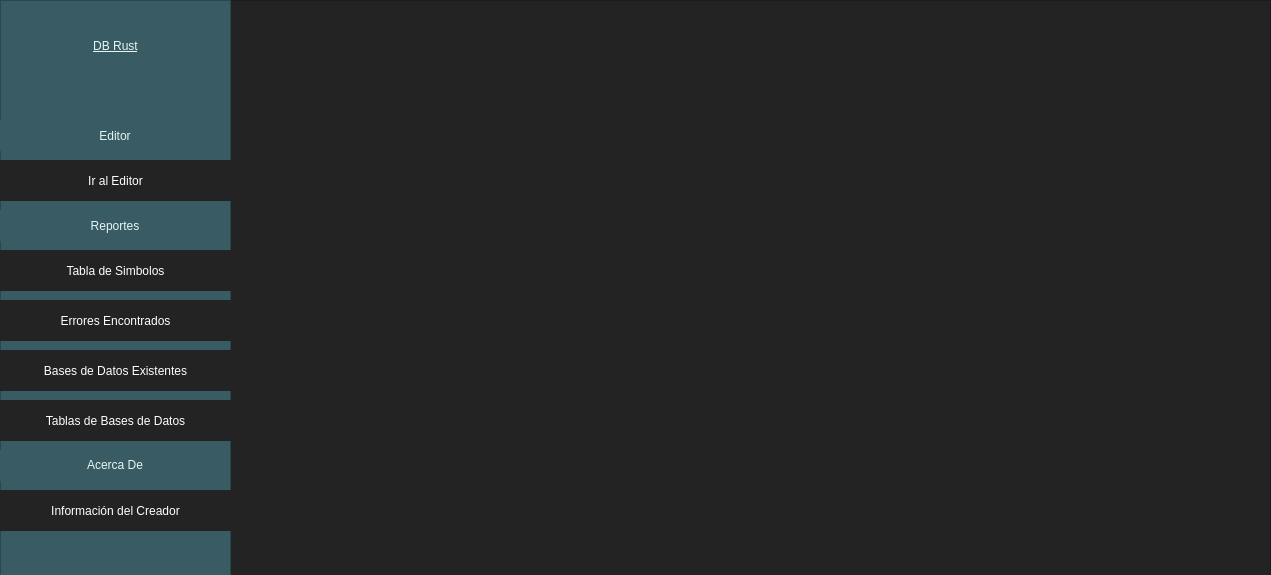
<?xml version="1.0" encoding="UTF-8"?>
<ui version="4.0">
 <class>Ventana</class>
 <widget class="QMainWindow" name="Ventana">
  <property name="geometry">
   <rect>
    <x>0</x>
    <y>0</y>
    <width>1271</width>
    <height>575</height>
   </rect>
  </property>
  <property name="windowTitle">
   <string>DB Rust</string>
  </property>
  <widget class="QWidget" name="centralwidget">
   <widget class="QFrame" name="Contenido">
    <property name="geometry">
     <rect>
      <x>0</x>
      <y>0</y>
      <width>1271</width>
      <height>581</height>
     </rect>
    </property>
    <property name="styleSheet">
     <string notr="true">background-color: rgb(35, 35, 35);</string>
    </property>
    <property name="frameShape">
     <enum>QFrame::StyledPanel</enum>
    </property>
    <property name="frameShadow">
     <enum>QFrame::Raised</enum>
    </property>
    <widget class="QFrame" name="Menu">
     <property name="geometry">
      <rect>
       <x>0</x>
       <y>0</y>
       <width>231</width>
       <height>581</height>
      </rect>
     </property>
     <property name="styleSheet">
      <string notr="true">background-color: rgb(57, 91, 100);</string>
     </property>
     <property name="frameShape">
      <enum>QFrame::StyledPanel</enum>
     </property>
     <property name="frameShadow">
      <enum>QFrame::Raised</enum>
     </property>
     <widget class="QLabel" name="label">
      <property name="geometry">
       <rect>
        <x>20</x>
        <y>20</y>
        <width>191</width>
        <height>51</height>
       </rect>
      </property>
      <property name="sizePolicy">
       <sizepolicy hsizetype="Preferred" vsizetype="Preferred">
        <horstretch>0</horstretch>
        <verstretch>0</verstretch>
       </sizepolicy>
      </property>
      <property name="styleSheet">
       <string notr="true">color: rgb(231, 246, 242);
font: italic 32pt &quot;Sitka Display&quot;;
text-decoration: underline;
</string>
      </property>
      <property name="text">
       <string>DB Rust</string>
      </property>
      <property name="textFormat">
       <enum>Qt::AutoText</enum>
      </property>
      <property name="scaledContents">
       <bool>false</bool>
      </property>
      <property name="alignment">
       <set>Qt::AlignCenter</set>
      </property>
     </widget>
     <widget class="QLabel" name="label_2">
      <property name="geometry">
       <rect>
        <x>0</x>
        <y>120</y>
        <width>230</width>
        <height>31</height>
       </rect>
      </property>
      <property name="sizePolicy">
       <sizepolicy hsizetype="Preferred" vsizetype="Preferred">
        <horstretch>0</horstretch>
        <verstretch>0</verstretch>
       </sizepolicy>
      </property>
      <property name="styleSheet">
       <string notr="true">color: rgb(231, 246, 242);
font: 18pt &quot;Sitka Display&quot;;
</string>
      </property>
      <property name="text">
       <string>Editor</string>
      </property>
      <property name="textFormat">
       <enum>Qt::AutoText</enum>
      </property>
      <property name="scaledContents">
       <bool>false</bool>
      </property>
      <property name="alignment">
       <set>Qt::AlignCenter</set>
      </property>
     </widget>
     <widget class="QPushButton" name="BEditor">
      <property name="geometry">
       <rect>
        <x>0</x>
        <y>160</y>
        <width>231</width>
        <height>41</height>
       </rect>
      </property>
      <property name="styleSheet">
       <string notr="true">QPushButton {
	color: rgb(255, 255, 255);
	background-color: rgb(35, 35, 35);
	border: 0px solid;
}
QPushButton:hover {
	background-color: rgb(57, 91, 100);
}</string>
      </property>
      <property name="text">
       <string>Ir al Editor</string>
      </property>
     </widget>
     <widget class="QLabel" name="label_3">
      <property name="geometry">
       <rect>
        <x>0</x>
        <y>210</y>
        <width>230</width>
        <height>31</height>
       </rect>
      </property>
      <property name="sizePolicy">
       <sizepolicy hsizetype="Preferred" vsizetype="Preferred">
        <horstretch>0</horstretch>
        <verstretch>0</verstretch>
       </sizepolicy>
      </property>
      <property name="styleSheet">
       <string notr="true">color: rgb(231, 246, 242);
font: 18pt &quot;Sitka Display&quot;;
</string>
      </property>
      <property name="text">
       <string>Reportes</string>
      </property>
      <property name="textFormat">
       <enum>Qt::AutoText</enum>
      </property>
      <property name="scaledContents">
       <bool>false</bool>
      </property>
      <property name="alignment">
       <set>Qt::AlignCenter</set>
      </property>
     </widget>
     <widget class="QPushButton" name="BSimbolos">
      <property name="geometry">
       <rect>
        <x>0</x>
        <y>250</y>
        <width>231</width>
        <height>41</height>
       </rect>
      </property>
      <property name="styleSheet">
       <string notr="true">QPushButton {
	color: rgb(255, 255, 255);
	background-color: rgb(35, 35, 35);
	border: 0px solid;
}
QPushButton:hover {
	background-color: rgb(57, 91, 100);
}</string>
      </property>
      <property name="text">
       <string>Tabla de Simbolos</string>
      </property>
     </widget>
     <widget class="QPushButton" name="BErrores">
      <property name="geometry">
       <rect>
        <x>0</x>
        <y>300</y>
        <width>231</width>
        <height>41</height>
       </rect>
      </property>
      <property name="styleSheet">
       <string notr="true">QPushButton {
	color: rgb(255, 255, 255);
	background-color: rgb(35, 35, 35);
	border: 0px solid;
}
QPushButton:hover {
	background-color: rgb(57, 91, 100);
}</string>
      </property>
      <property name="text">
       <string>Errores Encontrados</string>
      </property>
     </widget>
     <widget class="QPushButton" name="BBases">
      <property name="geometry">
       <rect>
        <x>0</x>
        <y>350</y>
        <width>231</width>
        <height>41</height>
       </rect>
      </property>
      <property name="styleSheet">
       <string notr="true">QPushButton {
	color: rgb(255, 255, 255);
	background-color: rgb(35, 35, 35);
	border: 0px solid;
}
QPushButton:hover {
	background-color: rgb(57, 91, 100);
}</string>
      </property>
      <property name="text">
       <string>Bases de Datos Existentes</string>
      </property>
     </widget>
     <widget class="QPushButton" name="BTablas">
      <property name="geometry">
       <rect>
        <x>0</x>
        <y>400</y>
        <width>231</width>
        <height>41</height>
       </rect>
      </property>
      <property name="styleSheet">
       <string notr="true">QPushButton {
	color: rgb(255, 255, 255);
	background-color: rgb(35, 35, 35);
	border: 0px solid;
}
QPushButton:hover {
	background-color: rgb(57, 91, 100);
}</string>
      </property>
      <property name="text">
       <string>Tablas de Bases de Datos</string>
      </property>
     </widget>
     <widget class="QLabel" name="label_4">
      <property name="geometry">
       <rect>
        <x>0</x>
        <y>450</y>
        <width>230</width>
        <height>31</height>
       </rect>
      </property>
      <property name="sizePolicy">
       <sizepolicy hsizetype="Preferred" vsizetype="Preferred">
        <horstretch>0</horstretch>
        <verstretch>0</verstretch>
       </sizepolicy>
      </property>
      <property name="styleSheet">
       <string notr="true">color: rgb(231, 246, 242);
font: 18pt &quot;Sitka Display&quot;;
</string>
      </property>
      <property name="text">
       <string>&lt;html&gt;&lt;head/&gt;&lt;body&gt;&lt;p&gt;Acerca De&lt;/p&gt;&lt;/body&gt;&lt;/html&gt;</string>
      </property>
      <property name="textFormat">
       <enum>Qt::AutoText</enum>
      </property>
      <property name="scaledContents">
       <bool>false</bool>
      </property>
      <property name="alignment">
       <set>Qt::AlignCenter</set>
      </property>
     </widget>
     <widget class="QPushButton" name="BInfo">
      <property name="geometry">
       <rect>
        <x>0</x>
        <y>490</y>
        <width>231</width>
        <height>41</height>
       </rect>
      </property>
      <property name="styleSheet">
       <string notr="true">QPushButton {
	color: rgb(255, 255, 255);
	background-color: rgb(35, 35, 35);
	border: 0px solid;
}
QPushButton:hover {
	background-color: rgb(57, 91, 100);
}</string>
      </property>
      <property name="text">
       <string>Información del Creador</string>
      </property>
     </widget>
    </widget>
    <widget class="QStackedWidget" name="Vistas">
     <property name="geometry">
      <rect>
       <x>250</x>
       <y>20</y>
       <width>1001</width>
       <height>531</height>
      </rect>
     </property>
     <widget class="QWidget" name="Editor"/>
     <widget class="QWidget" name="Simbolos">
      <widget class="QLabel" name="label_17">
       <property name="geometry">
        <rect>
         <x>0</x>
         <y>0</y>
         <width>481</width>
         <height>51</height>
        </rect>
       </property>
       <property name="sizePolicy">
        <sizepolicy hsizetype="Preferred" vsizetype="Preferred">
         <horstretch>0</horstretch>
         <verstretch>0</verstretch>
        </sizepolicy>
       </property>
       <property name="styleSheet">
        <string notr="true">color: rgb(231, 246, 242);
font: italic 32pt &quot;Sitka Display&quot;;
text-decoration: underline;
</string>
       </property>
       <property name="text">
        <string>Tabla de Simbolos</string>
       </property>
       <property name="textFormat">
        <enum>Qt::AutoText</enum>
       </property>
       <property name="scaledContents">
        <bool>false</bool>
       </property>
       <property name="alignment">
        <set>Qt::AlignCenter</set>
       </property>
      </widget>
      <widget class="QTableWidget" name="TSimbolos">
       <property name="geometry">
        <rect>
         <x>20</x>
         <y>70</y>
         <width>971</width>
         <height>451</height>
        </rect>
       </property>
       <property name="sizePolicy">
        <sizepolicy hsizetype="Fixed" vsizetype="Expanding">
         <horstretch>0</horstretch>
         <verstretch>0</verstretch>
        </sizepolicy>
       </property>
       <property name="styleSheet">
        <string notr="true">QHeaderView::section {
	background-color: rgb(57, 91, 100);
	color: rgb(231, 246, 242);
	font: 14pt &quot;Sitka Display&quot;;
}

QTableWidget::item {
	color: rgb(231, 246, 242);
	font: 14pt &quot;Sitka Display&quot;;
}


</string>
       </property>
       <property name="frameShape">
        <enum>QFrame::StyledPanel</enum>
       </property>
       <property name="textElideMode">
        <enum>Qt::ElideRight</enum>
       </property>
       <property name="columnCount">
        <number>6</number>
       </property>
       <attribute name="horizontalHeaderCascadingSectionResizes">
        <bool>false</bool>
       </attribute>
       <attribute name="horizontalHeaderDefaultSectionSize">
        <number>162</number>
       </attribute>
       <attribute name="verticalHeaderVisible">
        <bool>false</bool>
       </attribute>
       <row>
        <property name="text">
         <string>1</string>
        </property>
       </row>
       <column>
        <property name="text">
         <string>ID</string>
        </property>
       </column>
       <column>
        <property name="text">
         <string>Tipo Simbolo</string>
        </property>
       </column>
       <column>
        <property name="text">
         <string>Tipo Dato</string>
        </property>
       </column>
       <column>
        <property name="text">
         <string>Ambito</string>
        </property>
       </column>
       <column>
        <property name="text">
         <string>FIla</string>
        </property>
       </column>
       <column>
        <property name="text">
         <string>Columna</string>
        </property>
       </column>
      </widget>
     </widget>
     <widget class="QWidget" name="Errores">
      <widget class="QLabel" name="label_16">
       <property name="geometry">
        <rect>
         <x>-10</x>
         <y>0</y>
         <width>481</width>
         <height>51</height>
        </rect>
       </property>
       <property name="sizePolicy">
        <sizepolicy hsizetype="Preferred" vsizetype="Preferred">
         <horstretch>0</horstretch>
         <verstretch>0</verstretch>
        </sizepolicy>
       </property>
       <property name="styleSheet">
        <string notr="true">color: rgb(231, 246, 242);
font: italic 32pt &quot;Sitka Display&quot;;
text-decoration: underline;
</string>
       </property>
       <property name="text">
        <string>Tablas de Errores</string>
       </property>
       <property name="textFormat">
        <enum>Qt::AutoText</enum>
       </property>
       <property name="scaledContents">
        <bool>false</bool>
       </property>
       <property name="alignment">
        <set>Qt::AlignCenter</set>
       </property>
      </widget>
      <widget class="QTableWidget" name="TErrores">
       <property name="geometry">
        <rect>
         <x>10</x>
         <y>70</y>
         <width>971</width>
         <height>451</height>
        </rect>
       </property>
       <property name="sizePolicy">
        <sizepolicy hsizetype="Fixed" vsizetype="Expanding">
         <horstretch>0</horstretch>
         <verstretch>0</verstretch>
        </sizepolicy>
       </property>
       <property name="styleSheet">
        <string notr="true">QHeaderView::section {
	background-color: rgb(57, 91, 100);
	color: rgb(231, 246, 242);
	font: 14pt &quot;Sitka Display&quot;;
}

QTableWidget::item {
	color: rgb(231, 246, 242);
	font: 14pt &quot;Sitka Display&quot;;
}


</string>
       </property>
       <property name="frameShape">
        <enum>QFrame::StyledPanel</enum>
       </property>
       <property name="textElideMode">
        <enum>Qt::ElideRight</enum>
       </property>
       <property name="columnCount">
        <number>5</number>
       </property>
       <attribute name="horizontalHeaderCascadingSectionResizes">
        <bool>false</bool>
       </attribute>
       <attribute name="horizontalHeaderDefaultSectionSize">
        <number>194</number>
       </attribute>
       <attribute name="verticalHeaderVisible">
        <bool>false</bool>
       </attribute>
       <row>
        <property name="text">
         <string>1</string>
        </property>
       </row>
       <column>
        <property name="text">
         <string>No.</string>
        </property>
       </column>
       <column>
        <property name="text">
         <string>Tipo</string>
        </property>
       </column>
       <column>
        <property name="text">
         <string>Descripción</string>
        </property>
       </column>
       <column>
        <property name="text">
         <string>Ámbito</string>
        </property>
       </column>
       <column>
        <property name="text">
         <string>Línea</string>
        </property>
       </column>
      </widget>
     </widget>
     <widget class="QWidget" name="Bases">
      <widget class="QLabel" name="label_15">
       <property name="geometry">
        <rect>
         <x>0</x>
         <y>0</y>
         <width>481</width>
         <height>51</height>
        </rect>
       </property>
       <property name="sizePolicy">
        <sizepolicy hsizetype="Preferred" vsizetype="Preferred">
         <horstretch>0</horstretch>
         <verstretch>0</verstretch>
        </sizepolicy>
       </property>
       <property name="styleSheet">
        <string notr="true">color: rgb(231, 246, 242);
font: italic 32pt &quot;Sitka Display&quot;;
text-decoration: underline;
</string>
       </property>
       <property name="text">
        <string>Bases de Datos Existentes</string>
       </property>
       <property name="textFormat">
        <enum>Qt::AutoText</enum>
       </property>
       <property name="scaledContents">
        <bool>false</bool>
       </property>
       <property name="alignment">
        <set>Qt::AlignCenter</set>
       </property>
      </widget>
      <widget class="QTableWidget" name="TBases">
       <property name="geometry">
        <rect>
         <x>10</x>
         <y>70</y>
         <width>971</width>
         <height>451</height>
        </rect>
       </property>
       <property name="sizePolicy">
        <sizepolicy hsizetype="Fixed" vsizetype="Expanding">
         <horstretch>0</horstretch>
         <verstretch>0</verstretch>
        </sizepolicy>
       </property>
       <property name="styleSheet">
        <string notr="true">QHeaderView::section {
	background-color: rgb(57, 91, 100);
	color: rgb(231, 246, 242);
	font: 14pt &quot;Sitka Display&quot;;
}

QTableWidget::item {
	color: rgb(231, 246, 242);
	font: 14pt &quot;Sitka Display&quot;;
}


</string>
       </property>
       <property name="frameShape">
        <enum>QFrame::StyledPanel</enum>
       </property>
       <property name="textElideMode">
        <enum>Qt::ElideRight</enum>
       </property>
       <property name="columnCount">
        <number>4</number>
       </property>
       <attribute name="horizontalHeaderCascadingSectionResizes">
        <bool>false</bool>
       </attribute>
       <attribute name="horizontalHeaderDefaultSectionSize">
        <number>244</number>
       </attribute>
       <attribute name="verticalHeaderVisible">
        <bool>false</bool>
       </attribute>
       <row>
        <property name="text">
         <string>1</string>
        </property>
       </row>
       <column>
        <property name="text">
         <string>No.</string>
        </property>
       </column>
       <column>
        <property name="text">
         <string>Nombre</string>
        </property>
       </column>
       <column>
        <property name="text">
         <string>No. Tablas</string>
        </property>
       </column>
       <column>
        <property name="text">
         <string>Linea</string>
        </property>
       </column>
      </widget>
     </widget>
     <widget class="QWidget" name="Tablas">
      <widget class="QTableWidget" name="TTablas">
       <property name="geometry">
        <rect>
         <x>10</x>
         <y>70</y>
         <width>971</width>
         <height>451</height>
        </rect>
       </property>
       <property name="sizePolicy">
        <sizepolicy hsizetype="Fixed" vsizetype="Expanding">
         <horstretch>0</horstretch>
         <verstretch>0</verstretch>
        </sizepolicy>
       </property>
       <property name="styleSheet">
        <string notr="true">QHeaderView::section {
	background-color: rgb(57, 91, 100);
	color: rgb(231, 246, 242);
	font: 14pt &quot;Sitka Display&quot;;
}

QTableWidget::item {
	color: rgb(231, 246, 242);
	font: 14pt &quot;Sitka Display&quot;;
}


</string>
       </property>
       <property name="frameShape">
        <enum>QFrame::StyledPanel</enum>
       </property>
       <property name="textElideMode">
        <enum>Qt::ElideRight</enum>
       </property>
       <property name="columnCount">
        <number>4</number>
       </property>
       <attribute name="horizontalHeaderCascadingSectionResizes">
        <bool>false</bool>
       </attribute>
       <attribute name="horizontalHeaderDefaultSectionSize">
        <number>244</number>
       </attribute>
       <attribute name="verticalHeaderVisible">
        <bool>false</bool>
       </attribute>
       <row>
        <property name="text">
         <string>1</string>
        </property>
       </row>
       <column>
        <property name="text">
         <string>No.</string>
        </property>
       </column>
       <column>
        <property name="text">
         <string>Nombre de la Tabla</string>
        </property>
       </column>
       <column>
        <property name="text">
         <string>Nombre de la Base de Datos</string>
        </property>
       </column>
       <column>
        <property name="text">
         <string>Linea</string>
        </property>
       </column>
      </widget>
      <widget class="QLabel" name="label_14">
       <property name="geometry">
        <rect>
         <x>0</x>
         <y>0</y>
         <width>481</width>
         <height>51</height>
        </rect>
       </property>
       <property name="sizePolicy">
        <sizepolicy hsizetype="Preferred" vsizetype="Preferred">
         <horstretch>0</horstretch>
         <verstretch>0</verstretch>
        </sizepolicy>
       </property>
       <property name="styleSheet">
        <string notr="true">color: rgb(231, 246, 242);
font: italic 32pt &quot;Sitka Display&quot;;
text-decoration: underline;
</string>
       </property>
       <property name="text">
        <string>Tablas de Bases de Datos</string>
       </property>
       <property name="textFormat">
        <enum>Qt::AutoText</enum>
       </property>
       <property name="scaledContents">
        <bool>false</bool>
       </property>
       <property name="alignment">
        <set>Qt::AlignCenter</set>
       </property>
      </widget>
     </widget>
     <widget class="QWidget" name="Info">
      <widget class="QLabel" name="label_5">
       <property name="geometry">
        <rect>
         <x>10</x>
         <y>10</y>
         <width>241</width>
         <height>51</height>
        </rect>
       </property>
       <property name="sizePolicy">
        <sizepolicy hsizetype="Preferred" vsizetype="Preferred">
         <horstretch>0</horstretch>
         <verstretch>0</verstretch>
        </sizepolicy>
       </property>
       <property name="styleSheet">
        <string notr="true">color: rgb(231, 246, 242);
font: italic 32pt &quot;Sitka Display&quot;;
text-decoration: underline;
</string>
       </property>
       <property name="text">
        <string>Acerca de</string>
       </property>
       <property name="textFormat">
        <enum>Qt::AutoText</enum>
       </property>
       <property name="scaledContents">
        <bool>false</bool>
       </property>
       <property name="alignment">
        <set>Qt::AlignCenter</set>
       </property>
      </widget>
      <widget class="QLabel" name="label_6">
       <property name="geometry">
        <rect>
         <x>20</x>
         <y>150</y>
         <width>230</width>
         <height>31</height>
        </rect>
       </property>
       <property name="sizePolicy">
        <sizepolicy hsizetype="Preferred" vsizetype="Preferred">
         <horstretch>0</horstretch>
         <verstretch>0</verstretch>
        </sizepolicy>
       </property>
       <property name="styleSheet">
        <string notr="true">color: rgb(231, 246, 242);
font: 18pt &quot;Sitka Display&quot;;
</string>
       </property>
       <property name="text">
        <string>Registro Académico</string>
       </property>
       <property name="textFormat">
        <enum>Qt::AutoText</enum>
       </property>
       <property name="scaledContents">
        <bool>false</bool>
       </property>
       <property name="alignment">
        <set>Qt::AlignCenter</set>
       </property>
      </widget>
      <widget class="QLabel" name="label_7">
       <property name="geometry">
        <rect>
         <x>20</x>
         <y>200</y>
         <width>230</width>
         <height>31</height>
        </rect>
       </property>
       <property name="sizePolicy">
        <sizepolicy hsizetype="Preferred" vsizetype="Preferred">
         <horstretch>0</horstretch>
         <verstretch>0</verstretch>
        </sizepolicy>
       </property>
       <property name="styleSheet">
        <string notr="true">color: rgb(231, 246, 242);
font: 18pt &quot;Sitka Display&quot;;
</string>
       </property>
       <property name="text">
        <string>Nombre Completo</string>
       </property>
       <property name="textFormat">
        <enum>Qt::AutoText</enum>
       </property>
       <property name="scaledContents">
        <bool>false</bool>
       </property>
       <property name="alignment">
        <set>Qt::AlignCenter</set>
       </property>
      </widget>
      <widget class="QLabel" name="label_8">
       <property name="geometry">
        <rect>
         <x>20</x>
         <y>250</y>
         <width>230</width>
         <height>31</height>
        </rect>
       </property>
       <property name="sizePolicy">
        <sizepolicy hsizetype="Preferred" vsizetype="Preferred">
         <horstretch>0</horstretch>
         <verstretch>0</verstretch>
        </sizepolicy>
       </property>
       <property name="styleSheet">
        <string notr="true">color: rgb(231, 246, 242);
font: 18pt &quot;Sitka Display&quot;;
</string>
       </property>
       <property name="text">
        <string>Curso</string>
       </property>
       <property name="textFormat">
        <enum>Qt::AutoText</enum>
       </property>
       <property name="scaledContents">
        <bool>false</bool>
       </property>
       <property name="alignment">
        <set>Qt::AlignCenter</set>
       </property>
      </widget>
      <widget class="QLabel" name="label_9">
       <property name="geometry">
        <rect>
         <x>20</x>
         <y>300</y>
         <width>230</width>
         <height>31</height>
        </rect>
       </property>
       <property name="sizePolicy">
        <sizepolicy hsizetype="Preferred" vsizetype="Preferred">
         <horstretch>0</horstretch>
         <verstretch>0</verstretch>
        </sizepolicy>
       </property>
       <property name="styleSheet">
        <string notr="true">color: rgb(231, 246, 242);
font: 18pt &quot;Sitka Display&quot;;
</string>
       </property>
       <property name="text">
        <string>Sección</string>
       </property>
       <property name="textFormat">
        <enum>Qt::AutoText</enum>
       </property>
       <property name="scaledContents">
        <bool>false</bool>
       </property>
       <property name="alignment">
        <set>Qt::AlignCenter</set>
       </property>
      </widget>
      <widget class="QLabel" name="label_10">
       <property name="geometry">
        <rect>
         <x>300</x>
         <y>150</y>
         <width>651</width>
         <height>31</height>
        </rect>
       </property>
       <property name="sizePolicy">
        <sizepolicy hsizetype="Preferred" vsizetype="Preferred">
         <horstretch>0</horstretch>
         <verstretch>0</verstretch>
        </sizepolicy>
       </property>
       <property name="styleSheet">
        <string notr="true">color: rgb(231, 246, 242);
font: 18pt &quot;Sitka Display&quot;;
</string>
       </property>
       <property name="text">
        <string>201909035</string>
       </property>
       <property name="textFormat">
        <enum>Qt::AutoText</enum>
       </property>
       <property name="scaledContents">
        <bool>false</bool>
       </property>
       <property name="alignment">
        <set>Qt::AlignCenter</set>
       </property>
      </widget>
      <widget class="QLabel" name="label_11">
       <property name="geometry">
        <rect>
         <x>300</x>
         <y>200</y>
         <width>651</width>
         <height>31</height>
        </rect>
       </property>
       <property name="sizePolicy">
        <sizepolicy hsizetype="Preferred" vsizetype="Preferred">
         <horstretch>0</horstretch>
         <verstretch>0</verstretch>
        </sizepolicy>
       </property>
       <property name="styleSheet">
        <string notr="true">color: rgb(231, 246, 242);
font: 18pt &quot;Sitka Display&quot;;
</string>
       </property>
       <property name="text">
        <string>Josué Javier Aguilar López</string>
       </property>
       <property name="textFormat">
        <enum>Qt::AutoText</enum>
       </property>
       <property name="scaledContents">
        <bool>false</bool>
       </property>
       <property name="alignment">
        <set>Qt::AlignCenter</set>
       </property>
      </widget>
      <widget class="QLabel" name="label_12">
       <property name="geometry">
        <rect>
         <x>300</x>
         <y>250</y>
         <width>651</width>
         <height>31</height>
        </rect>
       </property>
       <property name="sizePolicy">
        <sizepolicy hsizetype="Preferred" vsizetype="Preferred">
         <horstretch>0</horstretch>
         <verstretch>0</verstretch>
        </sizepolicy>
       </property>
       <property name="styleSheet">
        <string notr="true">color: rgb(231, 246, 242);
font: 18pt &quot;Sitka Display&quot;;
</string>
       </property>
       <property name="text">
        <string>Organización de Lenguajes y Compiladores 2</string>
       </property>
       <property name="textFormat">
        <enum>Qt::AutoText</enum>
       </property>
       <property name="scaledContents">
        <bool>false</bool>
       </property>
       <property name="alignment">
        <set>Qt::AlignCenter</set>
       </property>
      </widget>
      <widget class="QLabel" name="label_13">
       <property name="geometry">
        <rect>
         <x>300</x>
         <y>300</y>
         <width>651</width>
         <height>31</height>
        </rect>
       </property>
       <property name="sizePolicy">
        <sizepolicy hsizetype="Preferred" vsizetype="Preferred">
         <horstretch>0</horstretch>
         <verstretch>0</verstretch>
        </sizepolicy>
       </property>
       <property name="styleSheet">
        <string notr="true">color: rgb(231, 246, 242);
font: 18pt &quot;Sitka Display&quot;;
</string>
       </property>
       <property name="text">
        <string>D</string>
       </property>
       <property name="textFormat">
        <enum>Qt::AutoText</enum>
       </property>
       <property name="scaledContents">
        <bool>false</bool>
       </property>
       <property name="alignment">
        <set>Qt::AlignCenter</set>
       </property>
      </widget>
     </widget>
    </widget>
   </widget>
  </widget>
 </widget>
 <resources/>
 <connections/>
</ui>
